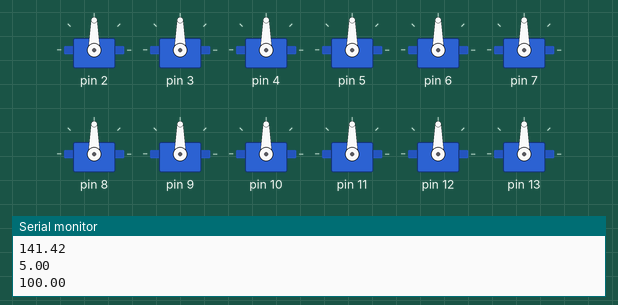
Simulated run of this sketch. Board: Arduino Uno, built with avr-gcc and run on an emulated ATmega328P. Shown: 12 × servo, the last lines printed to the serial monitor. At 3.3 s the program stops and its outputs stay as they are.

Above: at 0.1 s.
At 0.6 s:
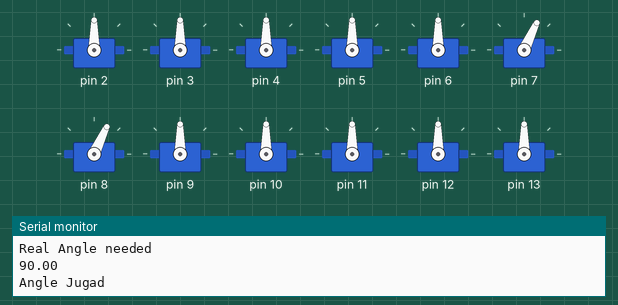
At 1.3 s:
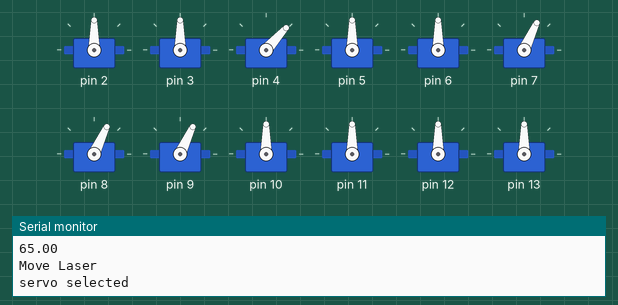
At 1.9 s:
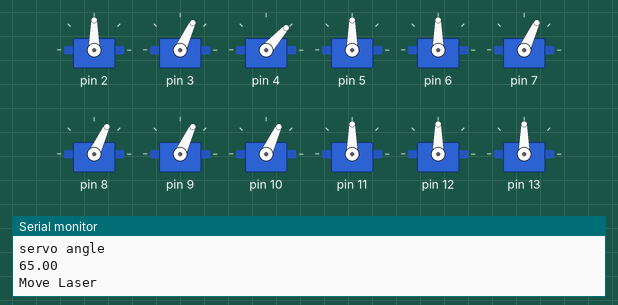
At 2.6 s:
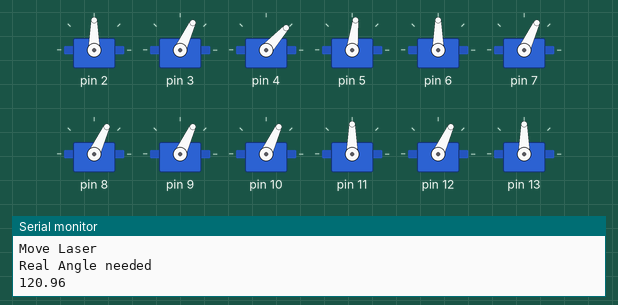
At 3.3 s:
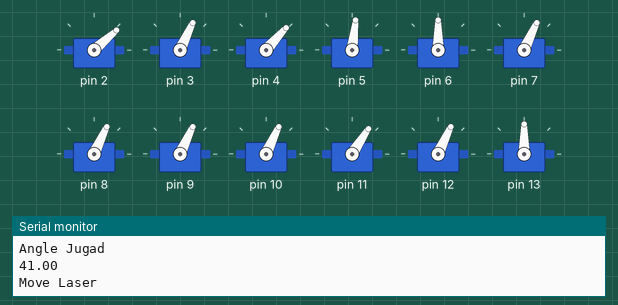
Timing chart, 0 to 4.8 s (numbered marks = the images above):
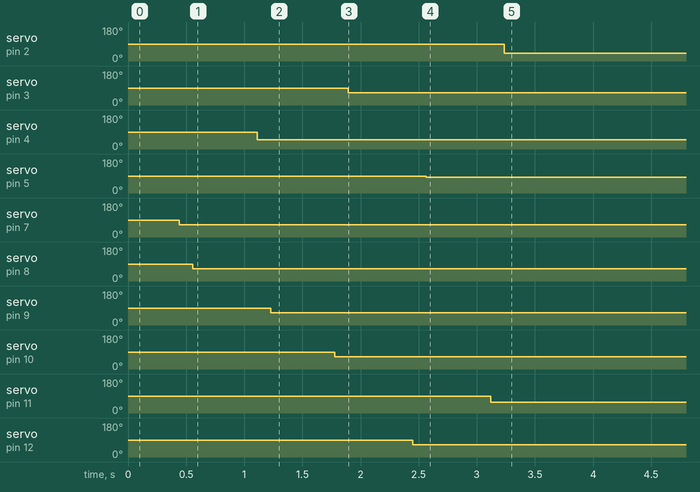

The sketch:

laser_algo_4.ino
```cpp
#include <Servo.h>
#include <Math.h>


int pos = 0;    // variable to store the servo position

// Coords from Kinnet
int coordinates_x_y [5][2] = {{600,100},{400,200},{200,300},{100,500},{500,500}}; // Assumed some random point for humans

// Predefined coords
int laser_coord[12][2] = {{100,0},{200,0},{300,0},{400,0},{500,0},{600,0},{0,100},{0,200},{0,300},{0,400},{0,500},{0,600}};


//Distance from laser
float dist[12][5] = {{0,0,0,100,0}, {1,0,0,200,0}, {2,0,0,300,0}, {3,0,0,400,0}, {4,0,0,500,0}, {5,0,0,600,0}, {6,0,0,0,100}, {7,0,0,0,200}, {8,0,0,0,300}, {9,0,0,0,400}, {10,0,0,0,500}, {11,0,0,0,500}};
float angle = 0;

//float dist_sorted[12][5];

// Servos (x, y)
Servo servo_control[12];

double calculate_distance (double x1, double y1, double x2 , double y2)
{
  double distance;
  double distance_x = x1 - x2;
  double distance_y = y1- y2;

  distance = sqrt( (distance_x * distance_x) + (distance_y * distance_y));

  return distance;
}

void remove_laser(float dist[12][5])
{
  for(int i=0 ; i<12; i++)
  {
    if(dist[i][3]==1)
       dist[i][0] = dist[i+1][0];
       dist[i][1] = dist[i+1][1];
       dist[i][2] = dist[i+1][2];
       dist[i][3] = dist[i+1][4];
       dist[i][4] = dist[i+1][5];

  }
}

void sort(float dist[12][5])
{
  int c, d;
  float swap, swap_2, swap_3, swap_4, swap_5;

  for (c = 0 ; c < 11 ; c++)
  {
    if( dist[c][2]==0)
    {
    for (d = 0 ; d < 11 - c; d++)
    {
      if (dist[d][1] > dist[d+1][1]) /* For decreasing order use < */
      {
        swap       = dist[d][1];
        dist[d][1]   = dist[d+1][1];
        dist[d+1][1] = swap;

        swap_2       = dist[d][0];
        dist[d][0]   = dist[d+1][0];
        dist[d+1][0] = swap_2;

        swap_3       = dist[d][2];
        dist[d][2]   = dist[d+1][2];
        dist[d+1][2] = swap_3;

        swap_4       = dist[d][3];
        dist[d][3]   = dist[d+1][3];
        dist[d+1][3] = swap_4;

        swap_5       = dist[d][4];
        dist[d][4]   = dist[d+1][4];
        dist[d+1][4] = swap_5;

      }
    }
  }

}
}

void sort_2_back (float dist[12][5])
{
  int c, d;
  float swap, swap_2, swap_3, swap_4, swap_5;

  for (c = 0 ; c < 11 ; c++)
  {
    for (d = 0 ; d < 11 - c; d++)
    {
      if (dist[d][0] > dist[d+1][0]) /* For decreasing order use < */
      {
        swap       = dist[d][1];
        dist[d][1]   = dist[d+1][1];
        dist[d+1][1] = swap;

        swap_2       = dist[d][0];
        dist[d][0]   = dist[d+1][0];
        dist[d+1][0] = swap_2;

        swap_3       = dist[d][2];
        dist[d][2]   = dist[d+1][2];
        dist[d+1][2] = swap_3;

        swap_4       = dist[d][3];
        dist[d][3]   = dist[d+1][3];
        dist[d+1][3] = swap_4;

        swap_5       = dist[d][4];
        dist[d][4]   = dist[d+1][4];
        dist[d+1][4] = swap_5;

      }
    }
  }
}


float servo_angle(float x1, float y1, int x2, int y2)
{
  float param, result;
  if(y1 == 0)
  {
  param = (y2 - y1) / (x2 - x1);
  result = atan (param) * 180 / PI;
  if(result < 0)
  {
    result = result + 180;
  }

  Serial.println("Real Angle needed");
  Serial.println(result);

  result = map(result, 0, 180, 10, 120);

  Serial.println("Angle Jugad");
  Serial.println(result);

  return result;
  }
  else if(x1 == 0)
  {
  param = (x2- x1) / (y2 - y1) ;
  result = atan (param) * 180 / PI;
/*  if(result < 0)
  {
    result = result + 180;    // --------------------------------------------Check for -ve angles left to check
  } */

  Serial.println("Real Angle needed");
  Serial.println(result);

  result = map(result, 0, 180, 10, 120);

  Serial.println("Angle Jugad");
  Serial.println(result);

  return result;
  }

}


void setup()
{
  Serial.begin(9600);

  // Servos initialize ----- x axis = 0 to 5 ------ y axis 6 to 9
  for(int temp = 0; temp < 12; temp++ )
  {
    servo_control[temp].attach(temp+2);
  }

}


void loop()
{

  for (int a = 0; a < 5; a++)
  {
    Serial.println("Before Sorting");
    for(int b = 0; b < 12; b++)
    {
      dist[b][1] = calculate_distance(laser_coord[b][0], laser_coord[b][1], coordinates_x_y[a][0], coordinates_x_y[a][1]);

      Serial.println(dist[b][0]);
      Serial.println(dist[b][1]);
    }

   sort(dist);

    Serial.println("After Sorting");
    for(int b = 0; b < 12; b++)
    {
      Serial.println(dist[b][0]);
      Serial.println(dist[b][1]);
      Serial.println(dist[b][2]);
      //Serial.println(dist[b][3]);
      //Serial.println(dist[b][4]);

    }
   /* Serial.println("Move Laser");
    Serial.println(dist[0][0]);
    Serial.println("At an angle");
    Serial.println(servo_angle(dist[0][3], dist[0][4], coordinates_x_y[a][0], coordinates_x_y[a][1]));
    dist[0][2]=1;

   /* Serial.println("Move Laser");
    Serial.println(sizeof(dist)/sizeof(dist[0][0]));
    Serial.println(dist[(sizeof(dist)/2)][0]);
    Serial.println("At an angle");
    Serial.println(servo_angle(dist[(sizeof(dist)/2)][3], dist[(sizeof(dist)/2)][4], coordinates_x_y[a][0], coordinates_x_y[a][1]));
    dist[(sizeof(dist)/2)][2]=1;*/

    /*
    Serial.println("Move Laser");
    Serial.println(sizeof(dist)/(sizeof(float)*5));
    Serial.println(dist[((sizeof(dist)/(sizeof(float)*5))-1)][0]);

    Serial.println("At an angle");
    Serial.println(servo_angle(dist[((sizeof(dist)/(sizeof(float)*5))-1)][3], dist[((sizeof(dist)/(sizeof(float)*5))-1)][4], coordinates_x_y[a][0], coordinates_x_y[a][1]));
    dist[((sizeof(dist)/(sizeof(float)*5))-1)][2]=1;


    */


   int count_laser = 0;

    for(int c = 0; c <6; c++)
    {

        if(dist[c][2]==0)
        {
          // go to some function
          angle = servo_angle(dist[c][3], dist[c][4], coordinates_x_y[a][0], coordinates_x_y[a][1]);

          servo_control[(int)dist[c][0]].write(angle);
          delay(50);


          Serial.println("servo selected");
          Serial.println(dist[c][0]);

          Serial.println("servo angle");
          Serial.println(angle);


          Serial.println("Move Laser");
          //Serial.println(dist[c][0]);
          //Serial.println(angle);
          //Serial.println(dist[c][3]);
          //Serial.println(dist[c][4]);
          //Serial.println(coordinates_x_y[a][0]);
          //Serial.println(coordinates_x_y[a][1]);

         count_laser++;
          dist[c][2] = 1;
          break;
        }


    }

    for(int c = 6; c < 12; c++)
    {

        if(dist[c][2]==0)
        {
          // go to some function
          angle = servo_angle(dist[c][3], dist[c][4], coordinates_x_y[a][0], coordinates_x_y[a][1]);

          Serial.println("Move Laser");
          //Serial.println(dist[c][0]);
          //Serial.println(angle);

          servo_control[(int)dist[c][0]].write(angle);
          delay(50);

          Serial.println("servo selected");
          Serial.println(dist[c][0]);

          Serial.println("servo angle");
          Serial.println(angle);


          //Serial.println(dist[c][3]);
          //Serial.println(dist[c][4]);
          //Serial.println(coordinates_x_y[a][0]);
          //Serial.println(coordinates_x_y[a][1]);

         count_laser++;
          dist[c][2] = 1;
          break;
        }


    }


/* Serial.println("Removing laser");
    remove_laser(dist);
    for(int i=0;i<12;i++)
      Serial.println(dist[i][0]);
    sort_2_back (dist);*/

//count=count+3;
   // while(1);
  }

  while(1);


   /*
   for(pos = 0; pos < 180; pos += 1)  // goes from 0 degrees to 180 degrees
    {                                  // in steps of 1 degree
      laser_1_0.write(pos);              // tell servo to go to position in variable 'pos'
      delay(15);                       // waits 15ms for the servo to reach the position
    }
    for(pos = 180; pos>=1; pos-=1)     // goes from 180 degrees to 0 degrees
    {
      laser_1_0.write(pos);              // tell servo to go to position in variable 'pos'
      delay(15);                       // waits 15ms for the servo to reach the position
    }
   */
}
```

Measured:
- by itself, servo on pin 2: 90° → 41° at 3.2 s
- by itself, servo on pin 3: 90° → 65° at 1.9 s
- by itself, servo on pin 4: 90° → 48° at 1.1 s
- by itself, servo on pin 5: 90° → 83° at 2.6 s
- by itself, servo on pin 7: 90° → 65° at 0.44 s
- by itself, servo on pin 8: 90° → 65° at 0.56 s
- by itself, servo on pin 9: 90° → 65° at 1.2 s
- by itself, servo on pin 10: 90° → 65° at 1.8 s
